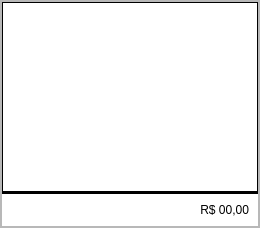
            <widget class="QWidget" name="page_3">
             <layout class="QVBoxLayout" name="verticalLayout_12">
              <property name="spacing">
               <number>0</number>
              </property>
              <property name="leftMargin">
               <number>0</number>
              </property>
              <property name="topMargin">
               <number>0</number>
              </property>
              <property name="rightMargin">
               <number>0</number>
              </property>
              <property name="bottomMargin">
               <number>0</number>
              </property>
              <item>
               <widget class="QFrame" name="frame_16">
                <property name="styleSheet">
                 <string notr="true"/>
                </property>
                <property name="frameShape">
                 <enum>QFrame::StyledPanel</enum>
                </property>
                <property name="frameShadow">
                 <enum>QFrame::Raised</enum>
                </property>
                <layout class="QVBoxLayout" name="verticalLayout_11">
                 <property name="spacing">
                  <number>0</number>
                 </property>
                 <property name="leftMargin">
                  <number>0</number>
                 </property>
                 <property name="topMargin">
                  <number>0</number>
                 </property>
                 <property name="rightMargin">
                  <number>0</number>
                 </property>
                 <property name="bottomMargin">
                  <number>0</number>
                 </property>
                 <item>
                  <widget class="QFrame" name="frame_17">
                   <property name="frameShape">
                    <enum>QFrame::StyledPanel</enum>
                   </property>
                   <property name="frameShadow">
                    <enum>QFrame::Raised</enum>
                   </property>
                   <layout class="QVBoxLayout" name="verticalLayout_8">
                    <property name="spacing">
                     <number>0</number>
                    </property>
                    <property name="leftMargin">
                     <number>0</number>
                    </property>
                    <property name="topMargin">
                     <number>0</number>
                    </property>
                    <property name="rightMargin">
                     <number>0</number>
                    </property>
                    <property name="bottomMargin">
                     <number>0</number>
                    </property>
                    <item>
                     <widget class="QTableWidget" name="tableWidgetSaida">
                      <property name="styleSheet">
                       <string notr="true">QTableWidget{
	border-top:1px solid;
	border-left:1px solid;
	border-right:1px solid;
	border-bottom:3px solid;
}</string>
                      </property>
                      <property name="autoScroll">
                       <bool>true</bool>
                      </property>
                     </widget>
                    </item>
                    <item>
                     <widget class="QFrame" name="frame_18">
                      <property name="styleSheet">
                       <string notr="true">border:none;
background-color: rgb(255, 255, 255);</string>
                      </property>
                      <property name="frameShape">
                       <enum>QFrame::StyledPanel</enum>
                      </property>
                      <property name="frameShadow">
                       <enum>QFrame::Sunken</enum>
                      </property>
                      <layout class="QHBoxLayout" name="horizontalLayout_6">
                       <property name="spacing">
                        <number>0</number>
                       </property>
                       <property name="leftMargin">
                        <number>9</number>
                       </property>
                       <property name="topMargin">
                        <number>9</number>
                       </property>
                       <property name="rightMargin">
                        <number>9</number>
                       </property>
                       <property name="bottomMargin">
                        <number>9</number>
                       </property>
                       <item>
                        <widget class="QLabel" name="labelCaixaSaida">
                         <property name="maximumSize">
                          <size>
                           <width>16777215</width>
                           <height>16777215</height>
                          </size>
                         </property>
                         <property name="styleSheet">
                          <string notr="true">border:none;
font: 28px &quot;Arial Rounded MT Bold&quot;;


</string>
                         </property>
                         <property name="text">
                          <string>R$ 00,00</string>
                         </property>
                         <property name="alignment">
                          <set>Qt::AlignRight|Qt::AlignTrailing|Qt::AlignVCenter</set>
                         </property>
                        </widget>
                       </item>
                      </layout>
                     </widget>
                    </item>
                   </layout>
                  </widget>
                 </item>
                </layout>
               </widget>
              </item>
             </layout>
            </widget>
